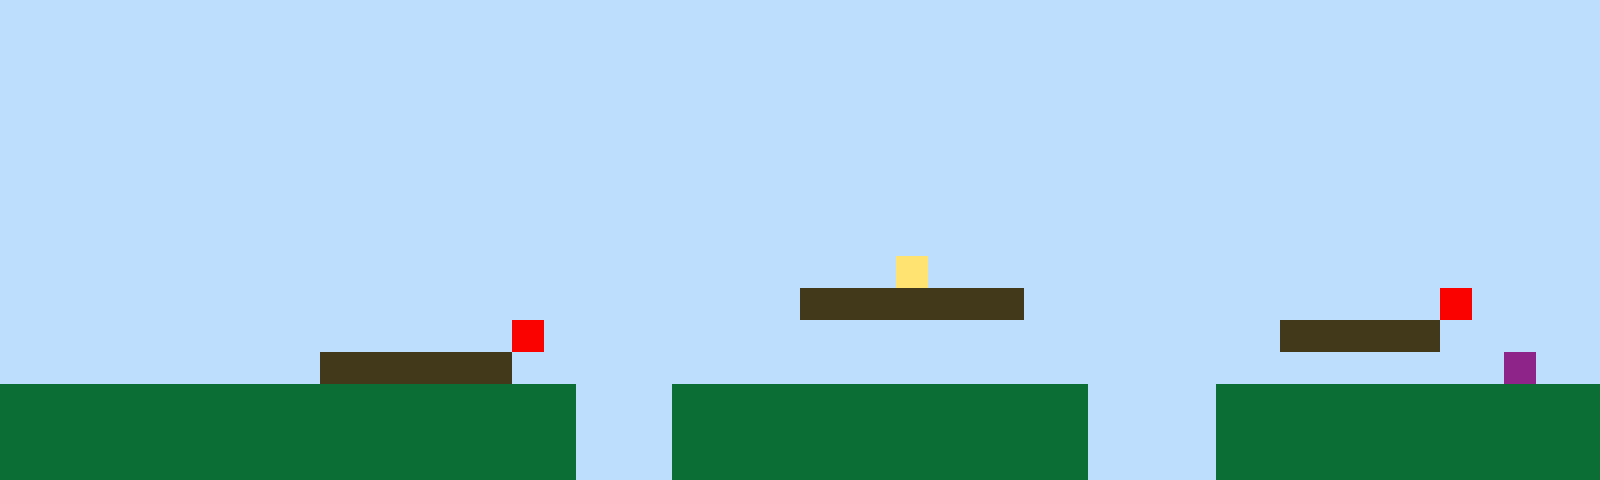

The image is a tile-based game level rendered from a .tmx file. Its description and complete source (layers, tilesets, objects, tile grids) follow:
An orthogonal 50x15 tile map with 32x32 px tiles, 1 tile layer (Tile Layer 1).

<map version="1.10" tiledversion="1.11.2" orientation="orthogonal" renderorder="right-up" width="50" height="15" tilewidth="32" tileheight="32" infinite="0" nextlayerid="2" nextobjectid="1"><editorsettings><export target="map1.csv" format="csv" /></editorsettings><tileset firstgid="1" name="sprites" tilewidth="32" tileheight="32" tilecount="6" columns="3"><image source="sprites.png" width="96" height="64" /></tileset><layer id="1" name="Tile Layer 1" width="50" height="15"><data encoding="csv">1,1,1,1,1,1,1,1,1,1,1,1,1,1,1,1,1,1,1,1,1,1,1,1,1,1,1,1,1,1,1,1,1,1,1,1,1,1,1,1,1,1,1,1,1,1,1,1,1,1,1,1,1,1,1,1,1,1,1,1,1,1,1,1,1,1,1,1,1,1,1,1,1,1,1,1,1,1,1,1,1,1,1,1,1,1,1,1,1,1,1,1,1,1,1,1,1,1,1,1,1,1,1,1,1,1,1,1,1,1,1,1,1,1,1,1,1,1,1,1,1,1,1,1,1,1,1,1,1,1,1,1,1,1,1,1,1,1,1,1,1,1,1,1,1,1,1,1,1,1,1,1,1,1,1,1,1,1,1,1,1,1,1,1,1,1,1,1,1,1,1,1,1,1,1,1,1,1,1,1,1,1,1,1,1,1,1,1,1,1,1,1,1,1,1,1,1,1,1,1,1,1,1,1,1,1,1,1,1,1,1,1,1,1,1,1,1,1,1,1,1,1,1,1,1,1,1,1,1,1,1,1,1,1,1,1,1,1,1,1,1,1,1,1,1,1,1,1,1,1,1,1,1,1,1,1,1,1,1,1,1,1,1,1,1,1,1,1,1,1,1,1,1,1,1,1,1,1,1,1,1,1,1,1,1,1,1,1,1,1,1,1,1,1,1,1,1,1,1,1,1,1,1,1,1,1,1,1,1,1,1,1,1,1,1,1,1,1,1,1,1,1,1,1,1,1,1,1,1,1,1,1,1,1,1,1,1,1,1,1,1,1,1,1,1,1,1,1,1,1,1,1,1,1,1,1,1,1,1,1,1,1,1,1,1,1,1,1,1,1,1,1,1,1,1,1,1,1,1,1,1,1,1,1,1,1,1,1,1,1,1,1,1,1,1,1,1,1,1,1,1,1,1,1,1,1,1,1,1,1,1,1,1,1,1,1,1,1,1,1,1,1,1,1,1,1,1,1,4,1,1,1,1,1,1,1,1,1,1,1,1,1,1,1,1,1,1,1,1,1,1,1,1,1,1,1,1,1,1,1,1,1,1,1,1,1,1,1,1,1,1,1,1,1,1,3,3,3,3,3,3,3,1,1,1,1,1,1,1,1,1,1,1,1,1,5,1,1,1,1,1,1,1,1,1,1,1,1,1,1,1,1,1,1,1,1,5,1,1,1,1,1,1,1,1,1,1,1,1,1,1,1,1,1,1,1,1,1,1,1,3,3,3,3,3,1,1,1,1,1,1,1,1,1,1,1,1,1,1,1,3,3,3,3,3,3,1,1,1,1,1,1,1,1,1,1,1,1,1,1,1,1,1,1,1,1,1,1,1,1,1,1,1,1,1,1,1,6,1,1,2,2,2,2,2,2,2,2,2,2,2,2,2,2,2,2,2,2,1,1,1,2,2,2,2,2,2,2,2,2,2,2,2,2,1,1,1,1,2,2,2,2,2,2,2,2,2,2,2,2,2,2,2,2,2,2,2,2,2,2,2,2,2,2,2,2,2,2,1,1,1,2,2,2,2,2,2,2,2,2,2,2,2,2,1,1,1,1,2,2,2,2,2,2,2,2,2,2,2,2,2,2,2,2,2,2,2,2,2,2,2,2,2,2,2,2,2,2,1,1,1,2,2,2,2,2,2,2,2,2,2,2,2,2,1,1,1,1,2,2,2,2,2,2,2,2,2,2,2,2</data></layer></map>
